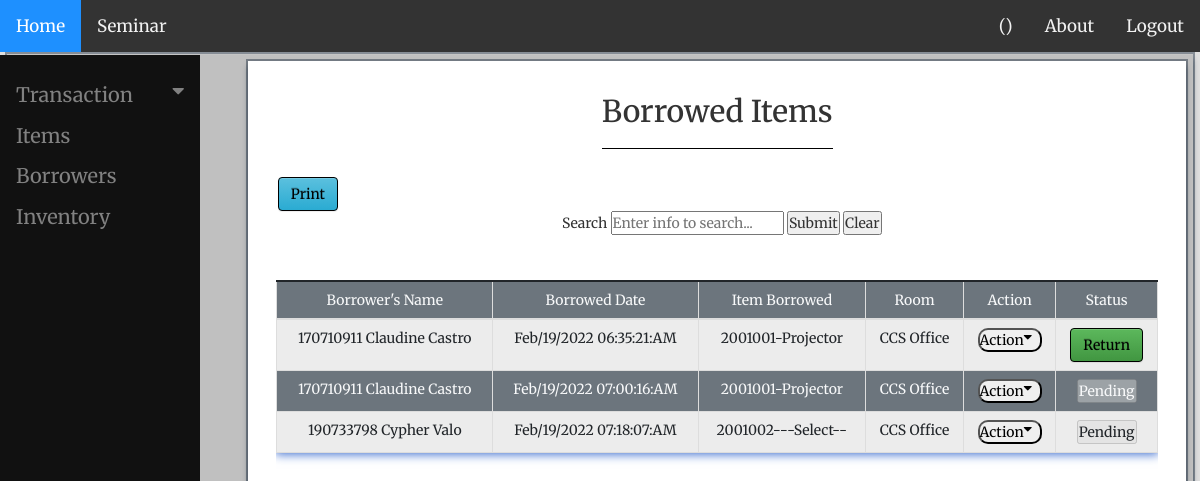
The app's page /admin/admin-borrowed-items.php with its own data.
### tables this page shows
CREATE TABLE `borrowed_item` (
  `id` int(4) UNSIGNED NOT NULL,
  `borrowed_serialID` int(9) NOT NULL,
  `borrowed_name` varchar(30) NOT NULL,
  `borrowed_room` varchar(30) NOT NULL,
  `borrowed_item` varchar(30) NOT NULL,
  `item_category` varchar(30) NOT NULL,
  `item_model` varchar(30) NOT NULL,
  `borrowed_quantity` int(30) NOT NULL,
  `borrowed_return_date` varchar(30) NOT NULL,
  `borrowed_status` tinyint(1) NOT NULL DEFAULT 0,
  `created_at` timestamp NOT NULL DEFAULT current_timestamp() ON UPDATE current_timestamp()
);

### admin/admin-borrowed-items.php (the view, shortened to what this page needs)
<?php
$valSearch = "";
$borrowed_arr = array();
if(isset($_POST['submit'])):
    $valSearch = $_POST['search'];
    $query ="SELECT * FROM `borrowed_item` WHERE
    CONCAT(`borrowed_serialID`, `borrowed_name`, `borrowed_room`,
    `borrowed_item`, `item_category`, `item_model`, `borrowed_quantity`,
    `borrowed_return_date`, `borrowed_status`) LIKE '%".$valSearch."%'";
    $search_Res = filterList($query);
else:
    $query = "SELECT * FROM `borrowed_item`";
    $search_Res = filterList($query);
endif;
function filterList($query){
    $con = mysqli_connect('localhost', 'u466928655_inventory', 'Ccs!@#45', 'u466928655_ict_equipement');
    $filter_Res = mysqli_query($con, $query);
    return $filter_Res;
}
while($row = mysqli_fetch_array($search_Res)) :
    $borrowed_arr[] = $row;
endwhile;
?>
<!DOCTYPE html>
<html lang="en">
<head>
    <?php include_once '../others/font.php' ?>
    <link rel="stylesheet" href="../css/admin.css">
    <link rel="stylesheet" href="../css/borrowed.css">
		<link rel="stylesheet" href="https://maxcdn.bootstrapcdn.com/bootstrap/3.3.5/css/bootstrap.min.css">
	<link rel="stylesheet" href="https://maxcdn.bootstrapcdn.com/bootstrap/3.3.5/css/bootstrap-theme.min.css">
</head>
<body>
    <div class="wrapper">
        <?php require_once 'NavBar.php' ?>
        <div class="content">
            <?php require_once 'SideNavBar.php' ?>
            <div class="right">
                <div class="title">
                    <h2>Borrowed Items<h2>
                </div>
                <button name="print" onclick="PrintDiv();" id=btn-print class="btn btn-info btn" style="margin-right: 90%;">Print</button>
                    <div class="search">
                    <form action="" method="POST">
                        Search
			            <input type="text" name="search" class="" placeholder="Enter info to search..." value="<?php echo $valSearch; ?>" >
			            <input type="Submit" name="submit" class="">
                        <input type="Submit" name="clear" value="Clear" class="">
                    </form>
                    </div>
                <div class="content-container" id=content-container>
                    <div class="table" >
                        <div class="table-responsive">
                            <table class="table table-striped table-bordered bg-secondary table-hover">
							<form method="POST">
                                <thead>
                                    <tr class="text-light text-center">
                                        <td>Borrower's Name</td>
                                        <td>Borrowed Date</td>
                                        <td>Item Borrowed</td>
                                        <td>Room</td>
                                        <td>Action</td>
                                        <td>Status</td>
                                    </tr>
                                </thead>
                                <?php foreach($borrowed_arr as $val) :
                                        $date = strtotime($val['created_at']);
                                    ?>
                                    <tr class="text-light text-center">
                                    <td ><?php echo $val['borrowed_serialID']. ' ' .$val['borrowed_name']; ?></td>
                                    <td ><?php echo date('M/d/Y h:i:s:A', $date); ?></td>
                                    <td ><?php echo $val['borrowed_item']  . '-' . $val['item_category']; ?></td>
                                    <td ><?php echo $val['borrowed_room']; ?></td>
                                    <td ><?php ?>
                                    <div class="dropdown">
                                            <button class="dropbtn">Action
                                                <i class="fa fa-caret-down"></i>
                                            </button>
                                        </div>
                                    </td>
                                    <?php if($val['borrowed_status'] == 0) :?>
                                    <td ><input type="submit" value="Pending" disabled></td>
                                    <?php else: ?>
                                        <td><a class='btn btn-success' href='return.php?id=<?php echo $val['id']; ?>'>Return</a></td>
                                    <?php endif;?>
                                    </tr>
                                <?php endforeach;?>
                            </form>
                            </table>
                        </div>
                    </div>
                </div>
                </div>
            </div>
        </div>
</body>
</html>

### others/font.php (shortened to what this page needs)
<link href="https://cdn.jsdelivr.net/npm/bootstrap@5.1.3/dist/css/bootstrap.min.css" rel="stylesheet">

### admin/NavBar.php (shortened to what this page needs)
<?php
$username = $_SESSION['username'];
$type_user = $_SESSION['type'];
?>
<html>
	<head>
	</head>
	<body>
		<div class="topnav">
			<a class="active" href="welcome-page.php">Home</a>
			<a href="seminar/NewCertificate.php">Seminar</a>
			<div class="topnav-right">
				<a href="#"><?php echo $username?> (<?php echo $type_user; ?>)</a>
				<a href="About.php">About</a>
				<a href="../index.php">Logout</a>
			</div>
		</div>
	</body>
</html>

### admin/SideNavBar.php (shortened to what this page needs)
<html>
	<head>
	<link rel="stylesheet" href="https://cdnjs.cloudflare.com/ajax/libs/font-awesome/4.7.0/css/font-awesome.min.css">
	</head>
	<body>
		<div class="sidenav">
			<button class="dropdown-btn">Transaction
				<i class="fa fa-caret-down"></i>
			</button>
			<a href="admin-items.php">Items</a>
			<a href="admin-borrowers.php">Borrowers</a>
			<a href="admin-inventory.php">Inventory</a>
		</div>
	</body>
</html>

### css/admin.css (style rules this page uses)
* { margin: 0; padding: 0; box-sizing: border-box; font-family: 'Merriweather', serif; }
body { overflow: hidden; }
form { padding: 0; margin: 0; display: inline; }
.wrapper { height: 100vh; background: rgba(192, 192, 192, 0.5); display: grid; grid-template-columns: 1fr; grid-template-rows: min-content 1fr; }
.content { grid-column: 1/2; grid-row: 2/3; margin: 0.1em 0.5em 0.5em 0.5em; padding: 0.5em; box-shadow: rgba(6, 24, 44, 0.4) 0px 0px 0px 2px, rgba(6, 24, 44, 0.65) 0px 4px 6px -1px, rgba(255, 255, 255, 0.08) 0px 1px 0px inset; background: rgb(192, 192, 192); display: grid; grid-template-columns: 20% 80%; }
.content .right { grid-column: 2/3; padding: 1em; background-color: white; box-shadow: rgba(6, 24, 44, 0.4) 0px 0px 0px 2px, rgba(6, 24, 44, 0.65) 0px 4px 6px -1px, rgba(255, 255, 255, 0.08) 0px 1px 0px inset; display: flex; flex-direction: column; align-items: center; overflow-x: scroll; }
.content .right .title { margin: 0 0 2em 0; border-bottom: 1px solid black; }
.content-container { height: 100%; width: 100%; padding: 0 1em; display: flex; justify-content: center; }

### css/borrowed.css (style rules this page uses)
.dropdown .dropbtn { font-size: 14px; outline: none; color: black; border-radius: 10px; margin: 0; }

### admin/admin-borrowed-items.php (style rules this page uses)
.btn { border: 1px solid black; color:black; }
.search { margin-left: 1%; margin-bottom: 5%; }
table { box-shadow: 0 0 10px 1px #3366CC; }

### admin/NavBar.php (style rules this page uses)
body { margin: 0; font-family: Arial, Helvetica, sans-serif; }
.topnav { overflow: hidden; background-color: #333; }
.topnav a { float: left; color: #f2f2f2; text-align: center; padding: 14px 16px; text-decoration: none; font-size: 17px; }
.topnav a.active { background-color: #1E90FF; color: white; }
.topnav-right { float: right; }

### admin/SideNavBar.php (style rules this page uses)
body { font-family: "Lato", sans-serif; }
.sidenav { height: 120%; width: 200px; position: fixed; z-index: 1; top: 0; left: 0; background-color: #111; overflow-x: hidden; padding-top: 20px; margin-top:55px; }
.sidenav a, .dropdown-btn { padding: 6px 8px 6px 16px; text-decoration: none; font-size: 20px; color: #818181; display: block; border: none; background: none; width: 100%; text-align: left; cursor: pointer; outline: none; }
.active { background-color:#094987; color: white; }
.fa-caret-down { float: right; padding-right: 8px; }

### records on screen
borrowed_item: borrowed_serialID "170710911", borrowed_name "Claudine Castro", created_at "Feb/19/2022 06:35:21:AM", borrowed_item "2001001", item_category "Projector", borrowed_room "CCS Office"
borrowed_item: borrowed_serialID "170710911", borrowed_name "Claudine Castro", created_at "Feb/19/2022 07:00:16:AM", borrowed_item "2001001", item_category "Projector", borrowed_room "CCS Office"
borrowed_item: borrowed_serialID "190733798", borrowed_name "Cypher Valo", created_at "Feb/19/2022 07:18:07:AM", borrowed_item "2001002", item_category "--Select--", borrowed_room "CCS Office"
